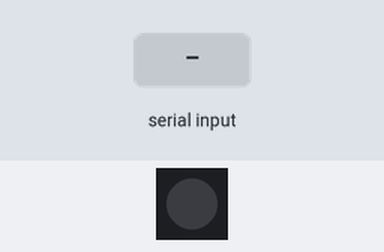
This sketch was run on a simulated Arduino Uno, built with avr-gcc and run on an emulated ATmega328P. On the bench: 1 RGB LEDs in strip order, left to right. The test bench sets the inputs (shaded band). What the sketch prints to the serial monitor is not drawn.

Above: at 1.2 s.
1.3 s: "w" received over Serial
At 2.1 s:
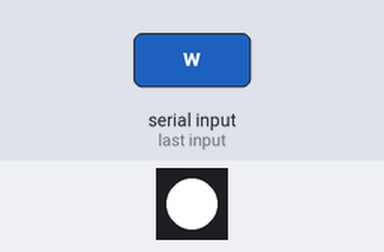
2.8 s: "r" received over Serial
At 3.2 s:
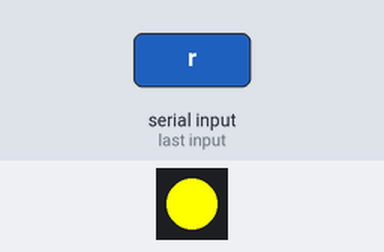
4.3 s: "g" received over Serial
At 5.5 s:
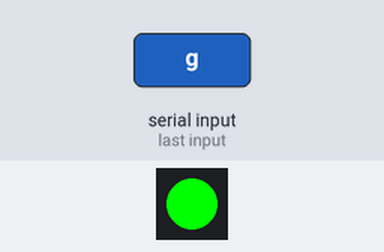
5.8 s: "b" received over Serial
At 6.7 s:
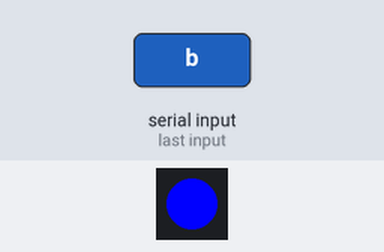
7.3 s: "q" received over Serial
At 7.8 s:
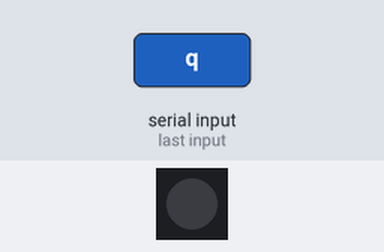
Timing chart, 0 to 9.8 s (numbered marks = the images above; inputs shaded):
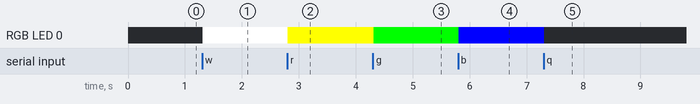

The sketch:

led_test.ino
```cpp
#include "FastLED.h"

#define NUM_LEDS 1  // Numero de leds
#define PIN 10      // PIN ARDUINO

CRGB leds[NUM_LEDS];

void setup() {
  Serial.begin(9600);
  FastLED.addLeds<WS2812, PIN, GRB>(leds, NUM_LEDS).setCorrection(TypicalLEDStrip);
  FastLED.clear();
}

void loop() {
  char cmd = Serial.read();
  Serial.print("c: ");
  Serial.println(cmd);
  switch (cmd) {
    case 'w':
      leds[0] = CRGB(255, 255, 255);
      FastLED.show();
      break;
    case 'r':
      leds[0] = CRGB(255, 255, 0);
      FastLED.show();
      break;
    case 'g':
      leds[0] = CRGB(0, 255, 0);
      FastLED.show();
      break;
    case 'b':
      leds[0] = CRGB(0, 0, 255);
      FastLED.show();
      break;
    case 'q' :
      leds[0] = CRGB(0, 0, 0);
      FastLED.show();
      break;
  }
}
```

Measured:
- after the input at 1.3 s, RGB LED 0: off → RGB(255, 255, 255) at once
- after the input at 2.8 s, RGB LED 0: RGB(255, 255, 255) → RGB(255, 255, 0) at once
- after the input at 4.3 s, RGB LED 0: RGB(255, 255, 0) → RGB(0, 255, 0) at once
- after the input at 5.8 s, RGB LED 0: RGB(0, 255, 0) → RGB(0, 0, 255) at once
- after the input at 7.3 s, RGB LED 0: RGB(0, 0, 255) → off at once
